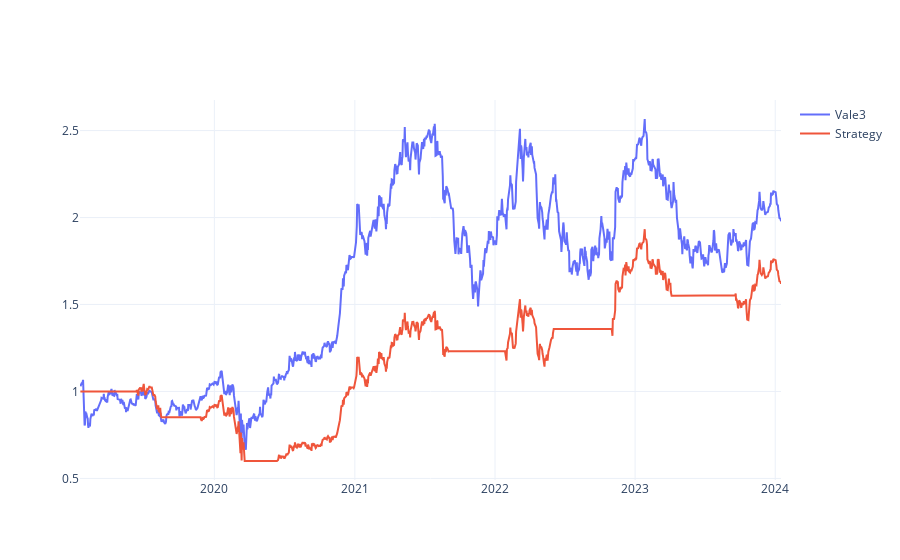

Notebook cell for this chart:
### Markdown cell above
## Plotar estratégias

### Code cell
fig = go.Figure()
fig.add_scatter(x = data.index, y = data['buyhold'], name= 'Vale3')
fig.add_scatter(x = data.index, y = data['strategy'], name= 'Strategy')

fig.update_layout(template = "plotly_white")
fig.show()

### Figure 1 — Plotly figure (JSON) as saved in the notebook; plotly's stock layout.template omitted (floating-point values rounded to 4 significant figures; data arrays with more than 128 entries replaced by an {"elided": "..."} marker saying what was removed)
{"data": [{"name": "Vale3", "type": "scatter", "x": {"elided": "1242 str values"}, "y": {"elided": "1242 float values"}}, {"name": "Strategy", "type": "scatter", "x": {"elided": "1242 str values"}, "y": {"elided": "1242 float values"}}], "layout": {}}
